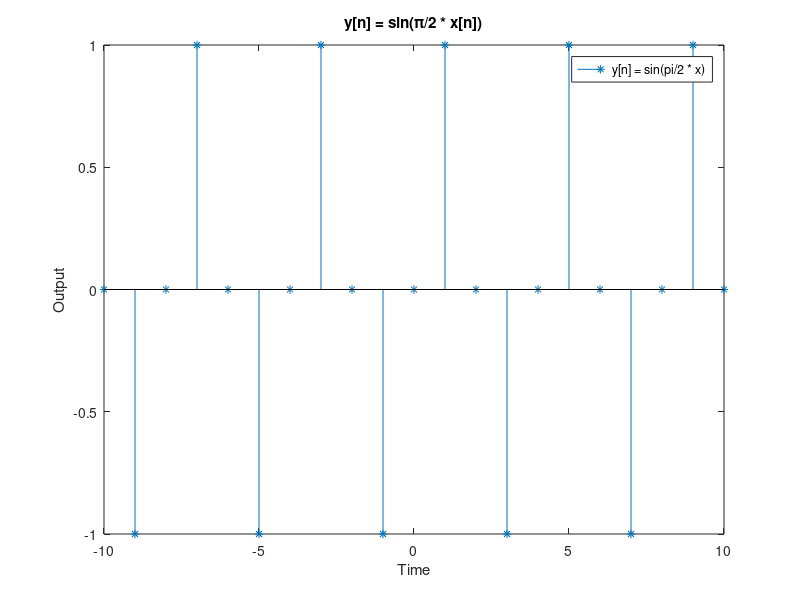

This chart was generated by the following MATLAB code:
l = 10;

n = -l:l;
x = n;

y = sin((pi / 2) * x);

stem(n, y, '*')
title('y[n] = sin(\pi/2 * x[n])')
xlabel('Time');
ylabel('Output');
legend('y[n] = sin(pi/2 * x)');
